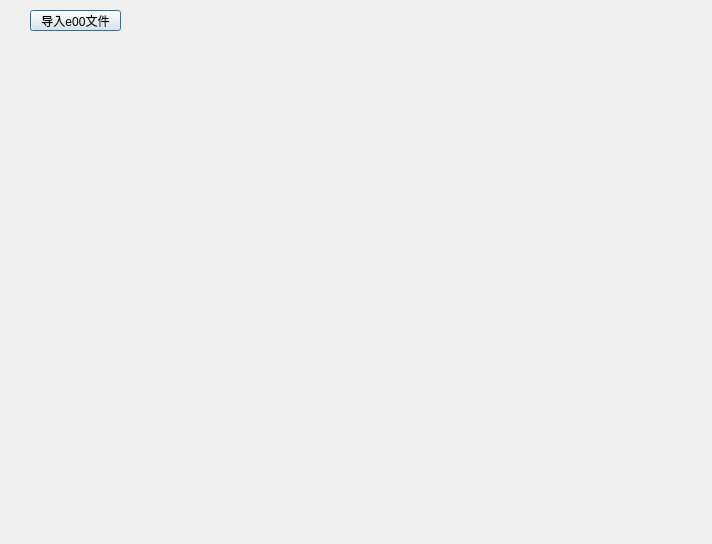
<?xml version="1.0" encoding="UTF-8"?>
<ui version="4.0">
 <class>RouteSearchingWindow</class>
 <widget class="QDialog" name="RouteSearchingWindow">
  <property name="geometry">
   <rect>
    <x>0</x>
    <y>0</y>
    <width>712</width>
    <height>544</height>
   </rect>
  </property>
  <property name="windowTitle">
   <string>路径规划系统</string>
  </property>
  <property name="toolTip">
   <string/>
  </property>
  <property name="whatsThis">
   <string notr="true"/>
  </property>
  <widget class="QPushButton" name="inportFile">
   <property name="geometry">
    <rect>
     <x>30</x>
     <y>10</y>
     <width>91</width>
     <height>21</height>
    </rect>
   </property>
   <property name="text">
    <string>导入e00文件</string>
   </property>
  </widget>
  <widget class="QLabel" name="infoBox">
   <property name="geometry">
    <rect>
     <x>220</x>
     <y>20</y>
     <width>91</width>
     <height>21</height>
    </rect>
   </property>
   <property name="text">
    <string/>
   </property>
  </widget>
  <widget class="CSpRoute" name="label">
   <property name="geometry">
    <rect>
     <x>30</x>
     <y>50</y>
     <width>641</width>
     <height>451</height>
    </rect>
   </property>
   <property name="text">
    <string/>
   </property>
  </widget>
 </widget>
 <customwidgets>
  <customwidget>
   <class>CSpRoute</class>
   <extends>QLabel</extends>
   <header>csproute.h</header>
  </customwidget>
 </customwidgets>
 <resources/>
 <connections/>
</ui>
